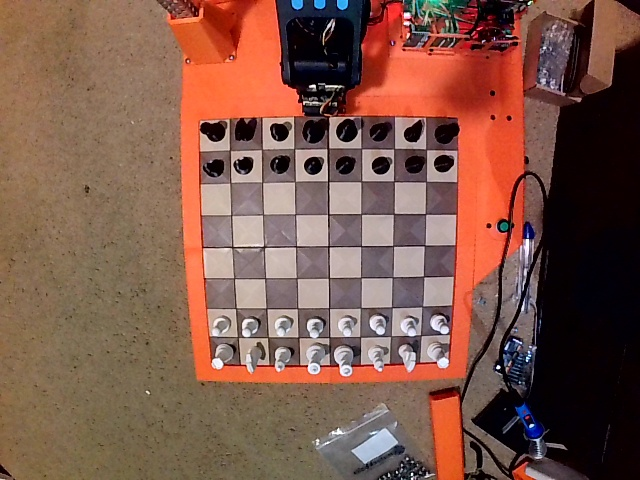
#> input picture Raspberry Pi Embedded - Python/captured_image - Copy.jpg, 640 x 480 px
$ python -i color_analyzer.py   (imports and definitions only)
#> lines starting #> are read from the running program, lines starting #| are printed output that depends on the picture; after the words box and inside, x2 and y2 are one past the last pixel; in counts of white or black regions, pixels touching at a corner belong together
#> further down, picture is the input picture: shape (480, 640, 3); mean B, G, R 73.7, 87.2, 125.2
import cv2
import numpy as np

def displayImage(img, title='Image'):
    cv2.imshow(title, img)
    cv2.waitKey(0)
    cv2.destroyAllWindows()

def get_average_value(image):
    gray_image = cv2.cvtColor(image, cv2.COLOR_BGR2GRAY)
    average_value = np.mean(gray_image)
    return average_value

def determine_tile_content(image):
    #image = cv2.imread('C:\\Projects\\test_tile.jpg')
    hsv_image = cv2.cvtColor(image, cv2.COLOR_BGR2HSV)
#> hsv_image: shape (480, 640, 3); mean H, S, V 48.7, 127.4, 126.5
    threshold = 20
    def check_if_black():
        saturation_threshold = 255 * .2  # Threshold for saturation
        value_threshold = 255 * 0.08  # Threshold for value (93% of 255)

        # Create masks for pixels above the value threshold and below the saturation threshold
        #saturation_mask = cv2.inRange(hsv_image[:, :, 1], 0, saturation_threshold)
        value_mask = cv2.inRange(hsv_image[:, :, 2], 0, value_threshold)

        # Combine the masks to find pixels that satisfy both conditions
        #combined_mask = cv2.bitwise_and(saturation_mask, value_mask)

        # Clean up the combined mask using morphological operations if needed
        kernel = cv2.getStructuringElement(cv2.MORPH_RECT, (5, 5))
        combined_mask_cleaned = cv2.morphologyEx(value_mask, cv2.MORPH_CLOSE, kernel)

        # Count the pixels that meet both criteria
        pixel_count = np.sum(combined_mask_cleaned > 0)

        # Calculate the area of the image
        tile_height, tile_width = hsv_image.shape[:2]
        tile_area = tile_height * tile_width

        # Calculate the percentage of pixels that meet both conditions
        percent_below_value_max = (pixel_count / tile_area) * 100

        # Create an output image for visualization
        output_image = cv2.bitwise_and(cv2.cvtColor(hsv_image, cv2.COLOR_HSV2BGR), cv2.cvtColor(hsv_image, cv2.COLOR_HSV2BGR), mask=combined_mask_cleaned)

        color = [128, 128, 128]  # White
        output_image[combined_mask_cleaned == 0] = color


        if(percent_below_value_max > 5):
            displayImage(image)
            displayImage(output_image)
        print("Black percent: " + "{:.2f}".format(percent_below_value_max))

        if(percent_below_value_max > 15):
            return "black"
        return "empty"

    def check_if_white():
        saturation_threshold = 255 * .2  # Threshold for saturation
        value_threshold = 255 * 0.85  # Threshold for value (93% of 255)

        # Create masks for pixels above the value threshold and below the saturation threshold
        saturation_mask = cv2.inRange(hsv_image[:, :, 1], 0, saturation_threshold)
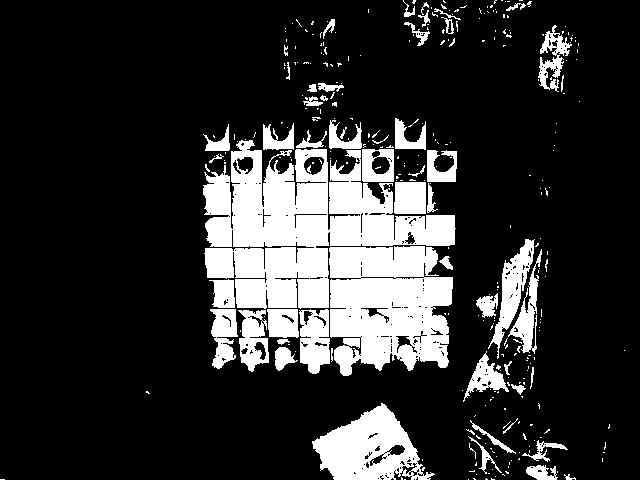
#> saturation_mask: shape (480, 640); 18.9% white; 324 white regions (266 under 20 px), largest, box (x1, y1, x2, y2) and area: (203, 140, 456, 309) 21885, (329, 246, 453, 376) 12571, (312, 403, 435, 480) 5186
        value_mask = cv2.inRange(hsv_image[:, :, 2], value_threshold, 255)
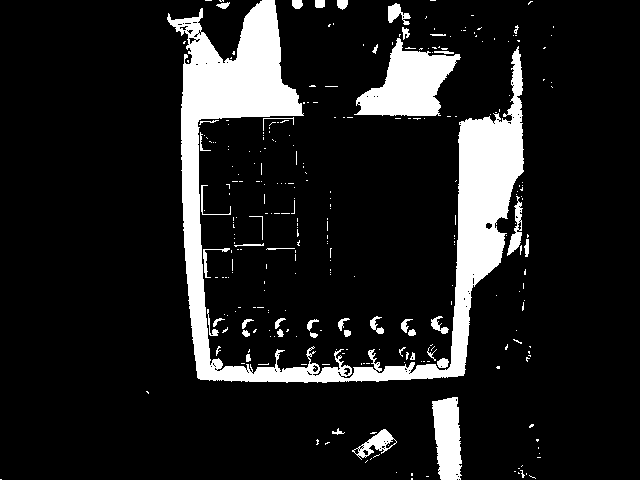
#> value_mask: shape (480, 640); 12.5% white; 295 white regions (250 under 20 px), largest, box (x1, y1, x2, y2) and area: (167, 0, 524, 383) 27858, (354, 38, 461, 116) 4432, (432, 397, 462, 480) 1943

        # Combine the masks to find pixels that satisfy both conditions
        combined_mask = cv2.bitwise_and(saturation_mask, value_mask)
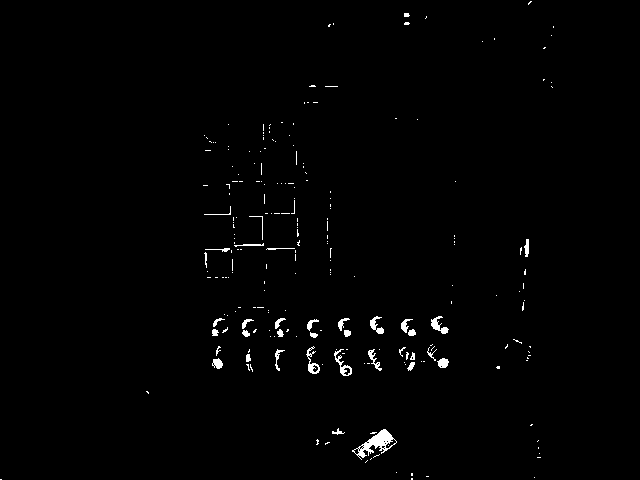
#> combined_mask: shape (480, 640); 1% white; 229 white regions (193 under 20 px), largest, box (x1, y1, x2, y2) and area: (352, 429, 397, 460) 474, (334, 349, 352, 376) 145, (431, 316, 449, 334) 140

        # Clean up the combined mask using morphological operations if needed
        kernel = cv2.getStructuringElement(cv2.MORPH_RECT, (5, 5))
        combined_mask_cleaned = cv2.morphologyEx(combined_mask, cv2.MORPH_CLOSE, kernel)
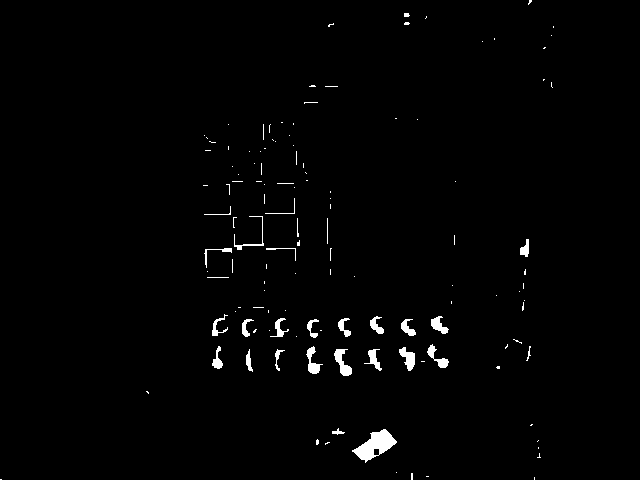
#> combined_mask_cleaned: shape (480, 640); 1.3% white; 127 white regions (98 under 20 px), largest, box (x1, y1, x2, y2) and area: (352, 429, 397, 463) 710, (334, 349, 352, 376) 241, (399, 347, 415, 371) 208

        # Count the pixels that meet both criteria
        pixel_count = np.sum(combined_mask_cleaned > 0)
#> pixel_count = 4063

        # Calculate the area of the image
        tile_height, tile_width = hsv_image.shape[:2]
#> tile_height = 480; tile_width = 640
        tile_area = tile_height * tile_width
#> tile_area = 307200

        # Calculate the percentage of pixels that meet both conditions
        percent_above_value_min = (pixel_count / tile_area) * 100
#> percent_above_value_min = 1.32

        # Create an output image for visualization
        output_image = cv2.bitwise_and(cv2.cvtColor(hsv_image, cv2.COLOR_HSV2BGR), cv2.cvtColor(hsv_image, cv2.COLOR_HSV2BGR), mask=combined_mask_cleaned)
#> output_image: shape (480, 640, 3); mean H, S, V 2.8, 2.7, 2.8
        if(percent_above_value_min > 5):
            displayImage(image)
            displayImage(output_image)
        print("White percent: " + "{:.2f}".format(percent_above_value_min))
#| White percent: 1.32

        if(percent_above_value_min > 15):
            return "white"
        return "empty"


    content = check_if_white()
    if(content == "empty"):
        content = check_if_black()
#> in check_if_black, `value_mask = cv2.inRange(hsv_image[:, :, 2], 0, value_threshold)`:
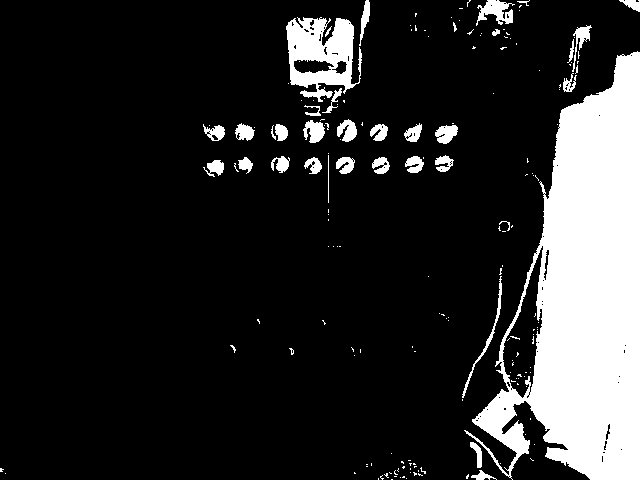
#> value_mask: shape (480, 640); 16.3% white; 179 white regions (143 under 20 px), largest, box (x1, y1, x2, y2) and area: (464, 51, 640, 480) 39880, (286, 17, 362, 102) 3766, (476, 0, 515, 26) 532
#> in check_if_black, `combined_mask_cleaned = cv2.morphologyEx(value_mask, cv2.MORPH_CLOSE, ..`:
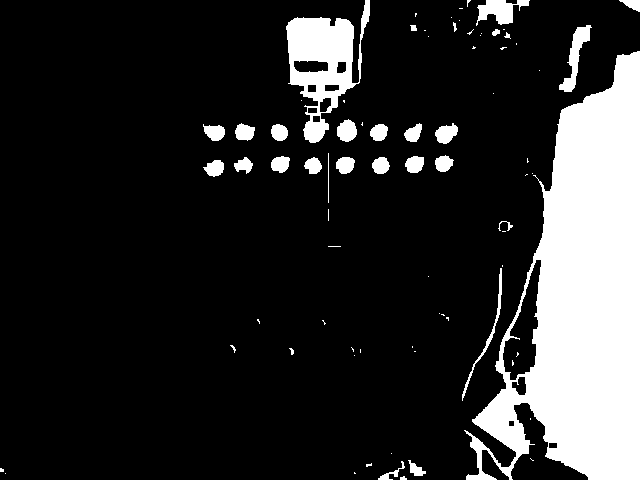
#> combined_mask_cleaned: shape (480, 640); 17.2% white; 78 white regions (47 under 20 px), largest, box (x1, y1, x2, y2) and area: (464, 51, 640, 480) 41184, (286, 0, 370, 143) 5239, (559, 25, 592, 92) 733
#> in check_if_black, `pixel_count = np.sum(combined_mask_cleaned > 0)`: pixel_count = 52894
#> in check_if_black, `percent_below_value_max = (pixel_count / tile_area) * 100`: percent_below_value_max = 17.22
#> in check_if_black, `output_image = cv2.bitwise_and(cv2.cvtColor(hsv_image, cv2.COLOR_HSV2B..`: output_image: shape (480, 640, 3); mean H, S, V 1, 0.5, 1.8
#> in check_if_black, `output_image[combined_mask_cleaned == 0] = color`: output_image: shape (480, 640, 3); mean H, S, V 106.9, 106.4, 107.7
#| Black percent: 17.22

    if(content == "white"):
        print("WHITE!!!")
    if(content == "black"):
        print("BLACK!!!")

    return content

>>> import cv2
>>> picture = cv2.imread('captured_image - Copy.jpg')
>>> result = determine_tile_content(picture)
#> result = 'black'

$ run again, on Raspberry Pi Embedded - Python/board_2.jpg
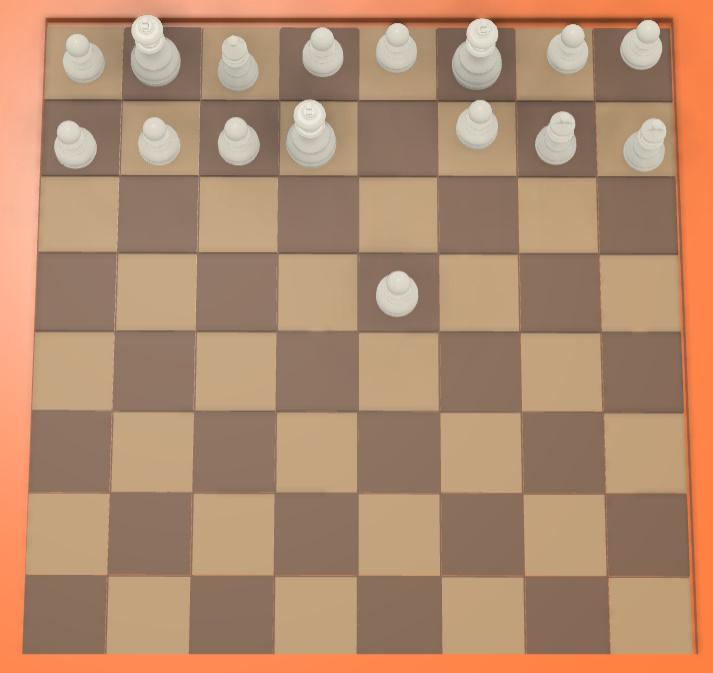
#> input picture Raspberry Pi Embedded - Python/board_2.jpg, 713 x 673 px
#> picture is the input picture: shape (673, 713, 3); mean B, G, R 110.3, 138.8, 176.9
#> hsv_image: shape (673, 713, 3); mean H, S, V 13.6, 92.4, 176.9
#> in check_if_white, `saturation_mask = cv2.inRange(hsv_image[:, :, 1], 0, saturation_thresh..`:
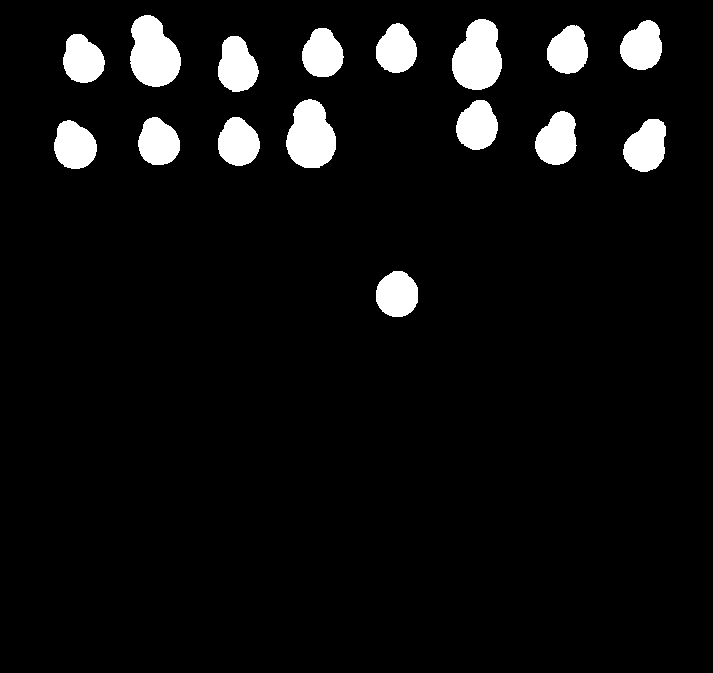
#> saturation_mask: shape (673, 713); 5.9% white; 16 white regions, largest, box (x1, y1, x2, y2) and area: (130, 15, 181, 87) 2684, (452, 19, 502, 90) 2648, (286, 99, 336, 168) 2556
#> combined_mask: shape (673, 713); 0.95% white; 154 white regions (134 under 20 px), largest, box (x1, y1, x2, y2) and area: (132, 15, 163, 51) 689, (294, 101, 325, 129) 626, (467, 19, 498, 46) 586
#> in check_if_white, `combined_mask_cleaned = cv2.morphologyEx(combined_mask, cv2.MORPH_CLOS..`:
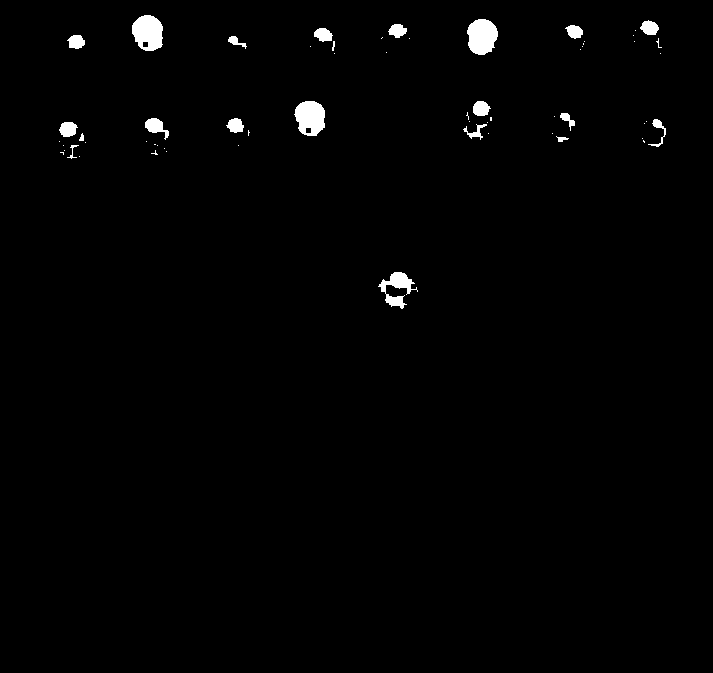
#> combined_mask_cleaned: shape (673, 713); 1.2% white; 60 white regions (39 under 20 px), largest, box (x1, y1, x2, y2) and area: (467, 19, 498, 55) 864, (132, 15, 163, 51) 860, (294, 101, 325, 136) 829
#> in check_if_white, `pixel_count = np.sum(combined_mask_cleaned > 0)`: pixel_count = 5635
#> percent_above_value_min = 1.17
#| White percent: 1.17
#> in check_if_black, `pixel_count = np.sum(combined_mask_cleaned > 0)`: pixel_count = 0
#| Black percent: 0.00
#> result = 'empty'

$ run again, on Raspberry Pi Embedded - Python/test.jpg
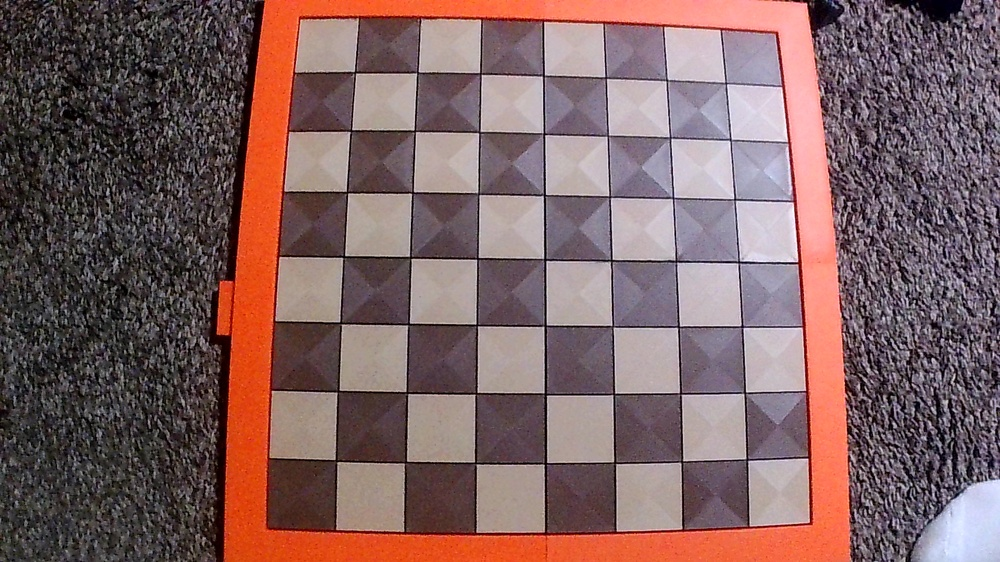
#> input picture Raspberry Pi Embedded - Python/test.jpg, 1000 x 562 px, shrunk from 1920 x 1080 before the run
#> picture is the input picture: shape (562, 1000, 3); mean B, G, R 98.2, 98.5, 127
#> hsv_image: shape (562, 1000, 3); mean H, S, V 90.3, 68.8, 128.5
#> in check_if_white, `saturation_mask = cv2.inRange(hsv_image[:, :, 1], 0, saturation_thresh..`:
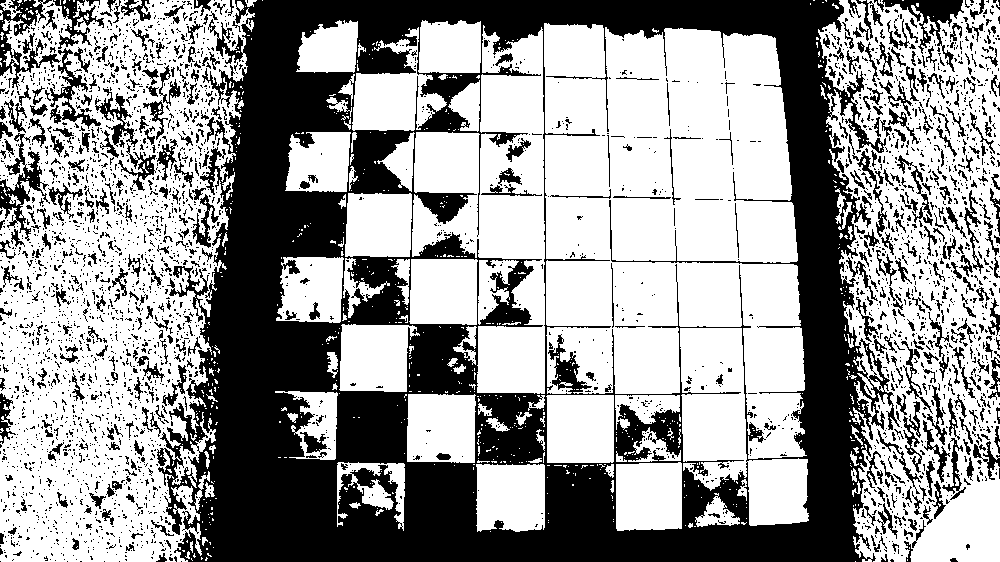
#> saturation_mask: shape (562, 1000); 60.3% white; 3546 black regions (3077 under 20 px), largest, box (x1, y1, x2, y2) and area: (157, 0, 900, 562) 171611, (0, 0, 61, 90) 1605, (874, 0, 964, 72) 1507
#> combined_mask: shape (562, 1000); 2.2% white; 481 white regions (453 under 20 px), largest, box (x1, y1, x2, y2) and area: (928, 480, 1000, 562) 4317, (727, 85, 788, 142) 2832, (736, 201, 798, 262) 1695
#> in check_if_white, `pixel_count = np.sum(combined_mask_cleaned > 0)`: pixel_count = 14212
#> percent_above_value_min = 2.53
#| White percent: 2.53
#> in check_if_black, `combined_mask_cleaned = cv2.morphologyEx(value_mask, cv2.MORPH_CLOSE, ..`:
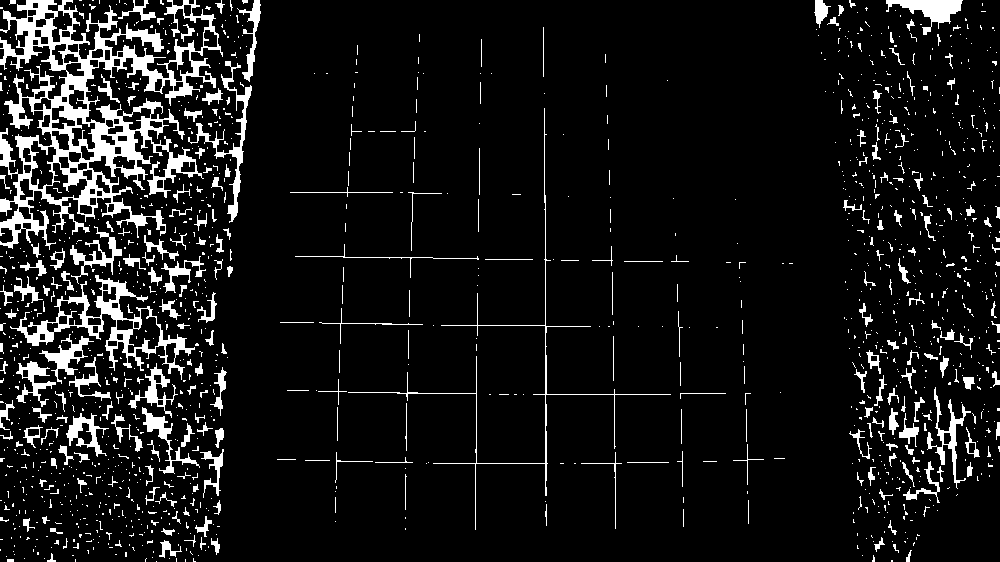
#> combined_mask_cleaned: shape (562, 1000); 8.7% white; 1347 white regions (1099 under 20 px), largest, box (x1, y1, x2, y2) and area: (0, 0, 223, 250) 16839, (10, 275, 195, 380) 3340, (348, 108, 671, 530) 1383
#> in check_if_black, `pixel_count = np.sum(combined_mask_cleaned > 0)`: pixel_count = 48734
#> percent_below_value_max = 8.67
#| Black percent: 8.67
#> result = 'empty'
